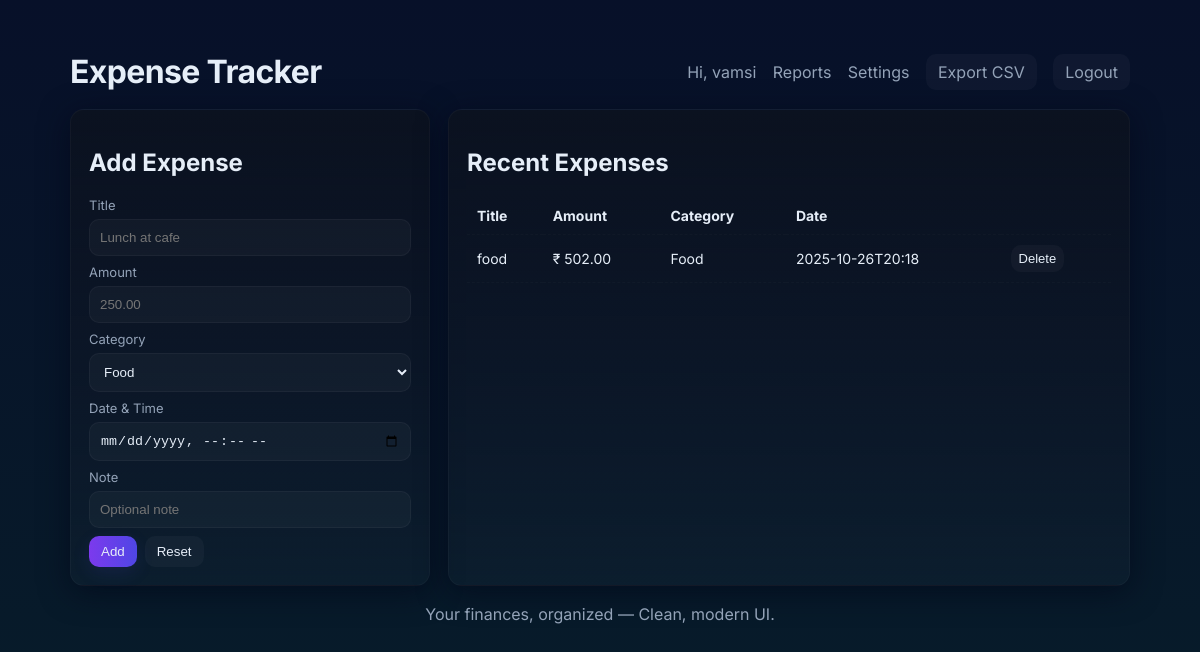
/ (signed in), run on the app's committed database.
### tables this page shows
CREATE TABLE users (
        id INTEGER PRIMARY KEY AUTOINCREMENT,
        username TEXT UNIQUE,
        password_hash TEXT,
        income REAL DEFAULT 0,
        limits TEXT DEFAULT '{}'
    );

CREATE TABLE expenses (
        id INTEGER PRIMARY KEY AUTOINCREMENT,
        user_id INTEGER,
        title TEXT,
        amount REAL,
        category TEXT,
        note TEXT,
        created_at TEXT,
        FOREIGN KEY(user_id) REFERENCES users(id)
    );

### app.py (the view)
@app.route('/')
def index():
    user = current_user()
    if not user:
        return redirect(url_for('login'))
    rows = query("SELECT id, title, amount, category, note, created_at FROM expenses WHERE user_id=? ORDER BY created_at DESC LIMIT 100", (user['id'],), fetch=True)
    expenses = [dict(id=r[0], title=r[1], amount=r[2], category=r[3], note=r[4], created_at=r[5]) for r in rows]
    return render_template('index.html', expenses=expenses, categories=CATEGORIES, user=user)

### app.py (called while the page is built)
def query(sql, params=(), fetch=False):
    conn = sqlite3.connect(DB)
    cur = conn.cursor()
    cur.execute(sql, params)
    if fetch:
        rows = cur.fetchall()
        conn.close()
        return rows
    conn.commit()
    conn.close()

def current_user():
    uid = session.get('user_id')
    if not uid:
        return None
    rows = query('SELECT id, username, income, limits FROM users WHERE id=?', (uid,), fetch=True)
    if not rows:
        return None
    r = rows[0]
    return {'id': r[0], 'username': r[1], 'income': r[2] or 0, 'limits': json.loads(r[3] or '{}')}

### templates/index.html
{% include 'base_head.html' %}
<div class="container">
  <header class="header">
    <h1>Expense Tracker</h1>
    <nav>
      <span class="muted">Hi, {{ user.username }}</span>
      <a href="/report">Reports</a>
      <a href="/settings">Settings</a>
      <a href="/export" class="btn">Export CSV</a>
      <a href="/logout" class="btn">Logout</a>
    </nav>
  </header>
  <main class="main-grid">
    <section class="card add-card">
      <h2>Add Expense</h2>
      <form action="/add" method="post" class="form">
        <label>Title
          <input name="title" placeholder="Lunch at cafe" required>
        </label>
        <label>Amount
          <input name="amount" type="number" step="0.01" placeholder="250.00" required>
        </label>
        <label>Category
          <select name="category">
            {% for c in categories %}
            <option value="{{c}}">{{c}}</option>
            {% endfor %}
          </select>
        </label>
        <label>Date & Time
          <input name="date" type="datetime-local">
        </label>
        <label>Note
          <input name="note" placeholder="Optional note">
        </label>
        <div style="display:flex;gap:8px;">
          <button class="btn primary">Add</button>
          <button type="reset" class="btn">Reset</button>
        </div>
      </form>
    </section>
    <section class="card list-card">
      <h2>Recent Expenses</h2>
      <div class="expenses">
        {% if expenses %}
          <table class="expenses-table">
            <thead><tr><th>Title</th><th>Amount</th><th>Category</th><th>Date</th><th></th></tr></thead>
            <tbody>
            {% for e in expenses %}
              <tr>
                <td>{{e.title}}</td>
                <td>₹ {{'%.2f'|format(e.amount)}}</td>
                <td>{{e.category}}</td>
                <td>{{e.created_at}}</td>
                <td>
                  <form action="/delete/{{e.id}}" method="post" onsubmit="return confirm('Delete this expense?')">
                    <button class="btn small">Delete</button>
                  </form>
                </td>
              </tr>
            {% endfor %}
            </tbody>
          </table>
        {% else %}
          <p class="muted">No expenses yet — add your first one!</p>
        {% endif %}
      </div>
    </section>
  </main>
  <footer class="footer">
    Your finances, organized  — Clean, modern UI.
  </footer>
</div>
</body>
</html>

### static/style.css (style rules this page uses)
:root { --bg:#0f1724; --card:#0b1220; --muted:#94a3b8; --accent:#7c3aed; --glass: rgba(255,255,255,0.03); --text:#e6eef8; font-family: 'Inter', system-ui, -apple-system, 'Segoe UI', Roboto, 'Helvetica Neue', Arial; }
* { box-sizing:border-box }
body { margin:0; background: linear-gradient(180deg,#071029 0%, #071b2a 100%); color:var(--text); font-family: Inter, sans-serif; }
.container { max-width:1100px; margin:32px auto; padding:20px; }
.header { display:flex;align-items:center;justify-content:space-between;gap:12px;margin-bottom:18px }
.header h1 { margin:0;font-weight:700; letter-spacing: -0.02em }
.header nav a { color:var(--muted); margin-left:12px; text-decoration:none }
.btn { background:var(--glass); padding:8px 12px;border-radius:10px;border:none;color:var(--text); text-decoration:none }
.btn.primary { background: linear-gradient(90deg,var(--accent), #4f46e5); box-shadow:0 6px 18px rgba(79,70,229,0.12); }
.main-grid { display:grid;grid-template-columns:360px 1fr;gap:18px }
.card { background:linear-gradient(180deg,var(--card), rgba(255,255,255,0.02)); padding:18px;border-radius:14px; box-shadow: 0 6px 30px rgba(2,6,23,0.6); border:1px solid rgba(255,255,255,0.03) }
label { display:block;margin-bottom:8px;font-size:13px;color:var(--muted) }
input, select { width:100%;padding:10px;border-radius:10px;border:1px solid rgba(255,255,255,0.04);background:var(--glass);color:var(--text);margin-top:6px }
.expenses-table { width:100%;border-collapse:collapse }
.expenses-table th, .expenses-table td { padding:10px;text-align:left;border-bottom:1px dashed rgba(255,255,255,0.02);font-size:14px }
.muted { color:var(--muted) }
.footer { text-align:center;margin-top:18px;color:var(--muted) }
.small { padding:6px 8px;font-size:13px }

### data on the page
users: username "vamsi"
expenses: title "food", amount "502.00", category "Food", created_at "2025-10-26T20:18"

### other printed values
form field category "Food"
